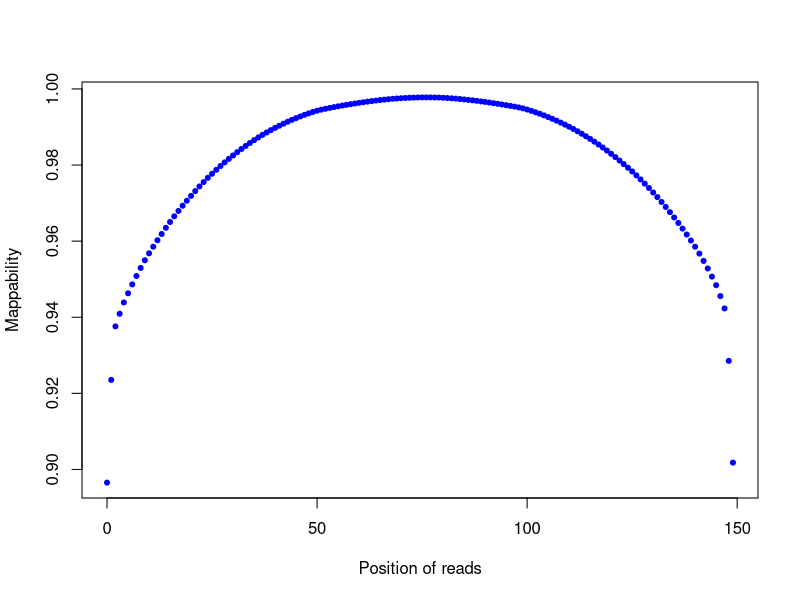

Write R code to recreate this figure.
png("/rds/user/is460/hpc-work/muscle-rnaseq/ezbamqc/output/figs/srpk3_hom_ttnb_wt_7.clipping_profile.png",width=500,height=500,units="px")
read_pos=c(0,1,2,3,4,5,6,7,8,9,10,11,12,13,14,15,16,17,18,19,20,21,22,23,24,25,26,27,28,29,30,31,32,33,34,35,36,37,38,39,40,41,42,43,44,45,46,47,48,49,50,51,52,53,54,55,56,57,58,59,60,61,62,63,64,65,66,67,68,69,70,71,72,73,74,75,76,77,78,79,80,81,82,83,84,85,86,87,88,89,90,91,92,93,94,95,96,97,98,99,100,101,102,103,104,105,106,107,108,109,110,111,112,113,114,115,116,117,118,119,120,121,122,123,124,125,126,127,128,129,130,131,132,133,134,135,136,137,138,139,140,141,142,143,144,145,146,147,148,149)
count=c(3910906,2890333,2359196,2233792,2121127,2030028,1941620,1858270,1778334,1701826,1632933,1567393,1503184,1441196,1379558,1321794,1265547,1211994,1160212,1110590,1062326,1014737,968625,925285,883059,842668,803622,765586,729530,694702,660761,628035,596249,566260,537164,508939,482140,456387,432359,409049,386906,365521,345129,325984,307082,289910,273261,257472,242490,228698,216262,205759,197172,188743,180750,172792,165322,158024,151288,144752,138320,131912,126173,120693,115763,110590,106050,101954,98143,94978,92199,89648,87768,86061,84959,84213,84096,84282,84738,85712,87640,90310,93054,96233,100106,104280,108720,113445,118291,123954,129310,135319,141523,147802,154482,161234,168260,175595,183213,192884,204747,217574,231753,246545,262561,279018,297019,315123,334431,354511,375646,397920,420757,445000,470217,496672,523991,552122,581925,612524,644702,677373,711786,746663,782755,819535,858677,898889,940796,984071,1028757,1074611,1122910,1172447,1224397,1276862,1331629,1387631,1446201,1505539,1567308,1635831,1708494,1783601,1864612,1949738,2058056,2180395,2701822,3712622)
plot(read_pos,1-(count/37801380),pch=20,xlab="Position of reads",ylab="Mappability",col="blue")
dev.state=dev.off()
